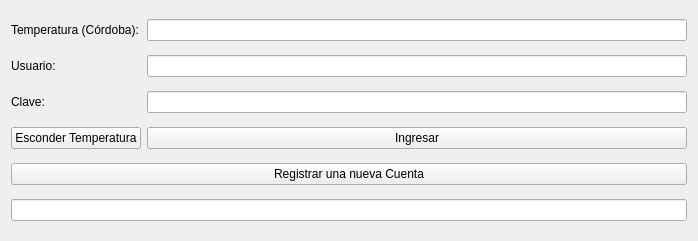
<?xml version="1.0" encoding="UTF-8"?>
<ui version="4.0">
 <class>Login</class>
 <widget class="QWidget" name="Login">
  <property name="geometry">
   <rect>
    <x>0</x>
    <y>0</y>
    <width>698</width>
    <height>241</height>
   </rect>
  </property>
  <property name="windowTitle">
   <string>Login</string>
  </property>
  <layout class="QGridLayout" name="gridLayout">
   <item row="2" column="0">
    <widget class="QLabel" name="lClave">
     <property name="text">
      <string>Clave:</string>
     </property>
    </widget>
   </item>
   <item row="1" column="1">
    <widget class="QLineEdit" name="leUsuario"/>
   </item>
   <item row="2" column="1">
    <widget class="QLineEdit" name="leClave">
     <property name="echoMode">
      <enum>QLineEdit::Password</enum>
     </property>
    </widget>
   </item>
   <item row="3" column="0">
    <widget class="QPushButton" name="pbEsconder">
     <property name="text">
      <string>Esconder Temperatura</string>
     </property>
    </widget>
   </item>
   <item row="0" column="1">
    <widget class="QLineEdit" name="leTemperatura">
     <property name="readOnly">
      <bool>true</bool>
     </property>
    </widget>
   </item>
   <item row="5" column="0" colspan="2">
    <widget class="QLineEdit" name="leURL">
     <property name="font">
      <font>
       <bold>true</bold>
      </font>
     </property>
     <property name="readOnly">
      <bool>true</bool>
     </property>
    </widget>
   </item>
   <item row="3" column="1">
    <widget class="QPushButton" name="pbIngresar">
     <property name="text">
      <string>Ingresar</string>
     </property>
    </widget>
   </item>
   <item row="1" column="0">
    <widget class="QLabel" name="lUsuario">
     <property name="text">
      <string>Usuario:</string>
     </property>
    </widget>
   </item>
   <item row="0" column="0">
    <widget class="QLabel" name="lTemperatura">
     <property name="text">
      <string>Temperatura (Córdoba):</string>
     </property>
    </widget>
   </item>
   <item row="4" column="0" colspan="2">
    <widget class="QPushButton" name="pbRegistro">
     <property name="text">
      <string>Registrar una nueva Cuenta</string>
     </property>
    </widget>
   </item>
  </layout>
 </widget>
 <resources/>
 <connections/>
</ui>
